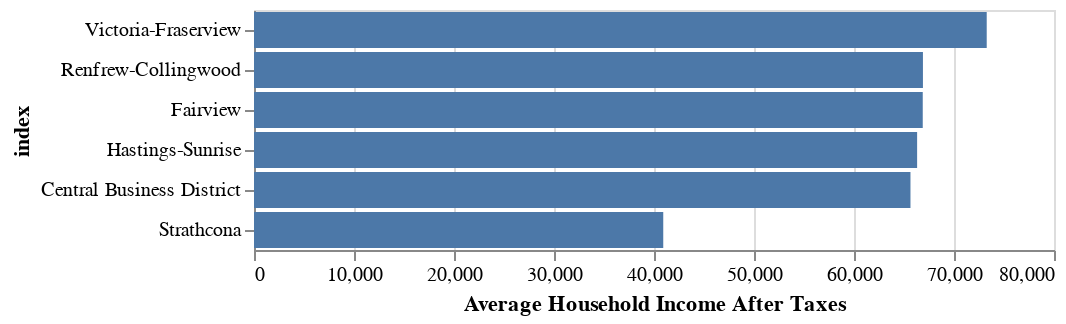

Notebook code cell kept with this figure:
### Code cell
dfinc2 = dfinc.reset_index()

y = alt.Chart(dfinc2).mark_bar(opacity=1).encode(
    x='Average Household Income After Taxes',
    y=alt.Y('index', sort='-x')
)

y

### Figure 1 — Vega-Lite specification as saved in the notebook (floating-point values rounded to 4 significant figures)
{"$schema": "https://vega.github.io/schema/vega-lite/v4.8.1.json", "config": {"view": {"continuousHeight": 300, "continuousWidth": 400}}, "data": {"name": "data-b683367581c76379c9fd42a90b997d7d"}, "datasets": {"data-b683367581c76379c9fd42a90b997d7d": [{"Average Household Income After Taxes": 65650.0, "Median Household Income After Taxes": 53574, "index": "Central Business District"}, {"Average Household Income After Taxes": 40925, "Median Household Income After Taxes": 22542, "index": "Strathcona"}, {"Average Household Income After Taxes": 66312, "Median Household Income After Taxes": 53146, "index": "Hastings-Sunrise"}, {"Average Household Income After Taxes": 66894, "Median Household Income After Taxes": 57530.0, "index": "Renfrew-Collingwood"}, {"Average Household Income After Taxes": 73272, "Median Household Income After Taxes": 61218, "index": "Victoria-Fraserview"}, {"Average Household Income After Taxes": 66875, "Median Household Income After Taxes": 53163, "index": "Fairview"}]}, "encoding": {"x": {"field": "Average Household Income After Taxes", "type": "quantitative"}, "y": {"field": "index", "sort": "-x", "type": "nominal"}}, "mark": {"opacity": 1, "type": "bar"}}
